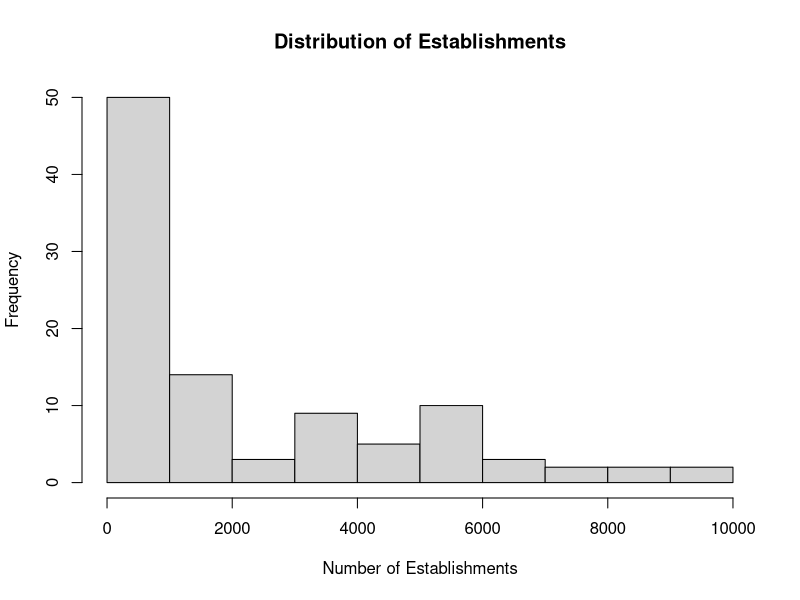
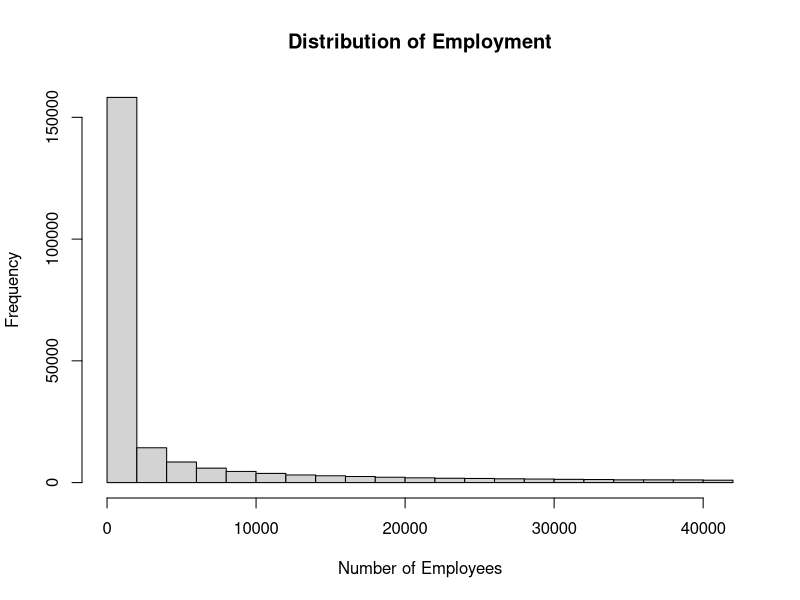

Write R code to recreate these figures, in order.
# Translation by Claude Sonnet 3.5
# Edits by Lars Vilhuber

# Basic parameters
indcnt <- 100
maxestabcnt <- 10000
minestabcnt <- 100
seed1 <- 123456

maxemp <- 42000
minemp <- 1
seed2 <- 1234567

# Set seeds for reproducibility
set.seed(seed1)

# Draw establishment count distribution across industries
# Use log normal distribution
industries <- data.frame(
  industry = 1:indcnt,
  estabs = exp(runif(indcnt) * (log(maxestabcnt) - log(minestabcnt)) + log(minestabcnt))
)

# Summary statistics for estabs
summary(industries$estabs)
hist(industries$estabs, main="Distribution of Establishments", xlab="Number of Establishments")

# Now draw employment for each establishment in each industry
set.seed(seed2)

fakelbd <- do.call(rbind, lapply(1:nrow(industries), function(i) {
  data.frame(
    industry = industries$industry[i],
    emp = exp(runif(industries$estabs[i]) * (log(maxemp) - log(minemp)) + log(minemp))
  )
}))

# Summary statistics for emp
summary(fakelbd$emp)
hist(fakelbd$emp, main="Distribution of Employment", xlab="Number of Employees")